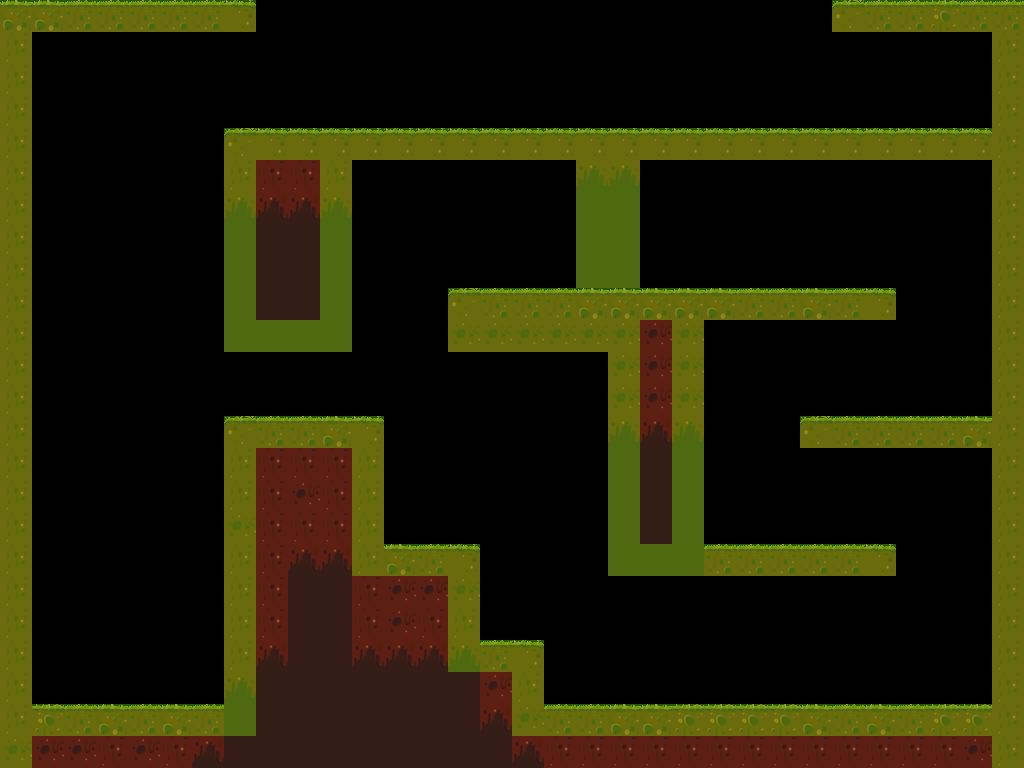

This is a level from a 2D game, rendered from its Tiled map with the project's own tilesets. A one-line summary and the map file follow, with tile-layer data summarised:
An orthogonal 32x24 tile map with 32x32 px tiles, 2 tile layers (tiles, collisions), 2 tilesets and 1 object (Player).

<map version="1.0" orientation="orthogonal" width="32" height="24" tilewidth="32" tileheight="32">
 <tileset firstgid="1" name="tiletest" tilewidth="32" tileheight="32">
  <image source="../tiletest.png" trans="000000" width="96" height="96" />
 </tileset>
 <tileset firstgid="10" name="collisionTiles" tilewidth="32" tileheight="32">
  <image source="../collisionTiles.png" width="128" height="32" />
 </tileset>
 <layer name="tiles" width="32" height="24">
  <data>[768 cells, 295 non-empty, 9 distinct tile ids]</data>
 </layer>
 <layer name="collisions" width="32" height="24" opacity="0.34">
  <data>[768 cells, 202 non-empty, 1 distinct tile ids]</data>
 </layer>
 <objectgroup name="objects" width="32" height="24">
  <object name="player" type="Player" x="672" y="256" />
 </objectgroup>
</map>
